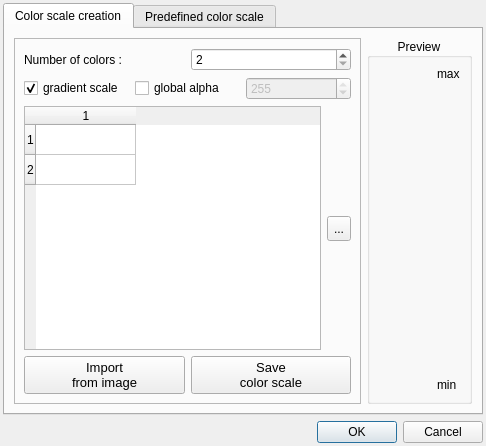
<?xml version="1.0" encoding="UTF-8"?>
<ui version="4.0">
 <class>ColorScaleDialog</class>
 <widget class="QDialog" name="ColorScaleDialog">
  <property name="geometry">
   <rect>
    <x>0</x>
    <y>0</y>
    <width>486</width>
    <height>446</height>
   </rect>
  </property>
  <property name="windowTitle">
   <string>Color Scale Configuration</string>
  </property>
  <layout class="QVBoxLayout" name="verticalLayout_7">
   <property name="leftMargin">
    <number>3</number>
   </property>
   <property name="topMargin">
    <number>3</number>
   </property>
   <property name="rightMargin">
    <number>3</number>
   </property>
   <property name="bottomMargin">
    <number>3</number>
   </property>
   <item>
    <widget class="QTabWidget" name="tabWidget">
     <property name="minimumSize">
      <size>
       <width>480</width>
       <height>400</height>
      </size>
     </property>
     <property name="currentIndex">
      <number>0</number>
     </property>
     <widget class="QWidget" name="tab_2">
      <attribute name="title">
       <string>Color scale creation</string>
      </attribute>
      <layout class="QHBoxLayout" name="horizontalLayout_7">
       <item>
        <widget class="QFrame" name="frame">
         <property name="frameShape">
          <enum>QFrame::StyledPanel</enum>
         </property>
         <property name="frameShadow">
          <enum>QFrame::Raised</enum>
         </property>
         <layout class="QVBoxLayout" name="verticalLayout_5">
          <item>
           <layout class="QHBoxLayout" name="horizontalLayout_5">
            <item>
             <widget class="QLabel" name="label">
              <property name="text">
               <string>Number of colors :</string>
              </property>
             </widget>
            </item>
            <item>
             <widget class="QSpinBox" name="nbColors">
              <property name="minimum">
               <number>2</number>
              </property>
             </widget>
            </item>
           </layout>
          </item>
          <item>
           <layout class="QHBoxLayout" name="horizontalLayout_9">
            <item>
             <widget class="QCheckBox" name="gradientCB">
              <property name="text">
               <string>gradient scale</string>
              </property>
              <property name="checked">
               <bool>true</bool>
              </property>
             </widget>
            </item>
            <item>
             <widget class="QCheckBox" name="globalAlphaCB">
              <property name="toolTip">
               <string>when checked, apply the same alpha value to all colors in the scale</string>
              </property>
              <property name="text">
               <string>global alpha</string>
              </property>
             </widget>
            </item>
            <item>
             <widget class="QSpinBox" name="globalAlphaSB">
              <property name="enabled">
               <bool>false</bool>
              </property>
              <property name="maximum">
               <number>255</number>
              </property>
              <property name="value">
               <number>255</number>
              </property>
             </widget>
            </item>
           </layout>
          </item>
          <item>
           <layout class="QHBoxLayout" name="horizontalLayout">
            <item>
             <widget class="QTableWidget" name="colorsTable">
              <property name="horizontalScrollBarPolicy">
               <enum>Qt::ScrollBarAlwaysOff</enum>
              </property>
              <property name="selectionMode">
               <enum>QAbstractItemView::NoSelection</enum>
              </property>
              <property name="showGrid">
               <bool>true</bool>
              </property>
              <property name="gridStyle">
               <enum>Qt::SolidLine</enum>
              </property>
              <property name="rowCount">
               <number>2</number>
              </property>
              <property name="columnCount">
               <number>1</number>
              </property>
              <row/>
              <row/>
              <column/>
             </widget>
            </item>
            <item>
             <layout class="QVBoxLayout" name="verticalLayout">
              <item>
               <spacer name="verticalSpacer_5">
                <property name="orientation">
                 <enum>Qt::Vertical</enum>
                </property>
                <property name="sizeHint" stdset="0">
                 <size>
                  <width>20</width>
                  <height>40</height>
                 </size>
                </property>
               </spacer>
              </item>
              <item>
               <widget class="QToolButton" name="invertColorScaleButton">
                <property name="minimumSize">
                 <size>
                  <width>15</width>
                  <height>25</height>
                 </size>
                </property>
                <property name="toolTip">
                 <string>Invert color scale</string>
                </property>
                <property name="text">
                 <string>...</string>
                </property>
                <property name="icon">
                 <iconset resource="../resources/TalipotGUIResource.qrc">
                  <normaloff>:/talipot/gui/icons/arrow_two_head.png</normaloff>:/talipot/gui/icons/arrow_two_head.png</iconset>
                </property>
                <property name="iconSize">
                 <size>
                  <width>16</width>
                  <height>25</height>
                 </size>
                </property>
               </widget>
              </item>
              <item>
               <spacer name="verticalSpacer_6">
                <property name="orientation">
                 <enum>Qt::Vertical</enum>
                </property>
                <property name="sizeHint" stdset="0">
                 <size>
                  <width>20</width>
                  <height>40</height>
                 </size>
                </property>
               </spacer>
              </item>
             </layout>
            </item>
           </layout>
          </item>
          <item>
           <layout class="QHBoxLayout" name="horizontalLayout_6">
            <item>
             <widget class="QPushButton" name="importFromImgButton">
              <property name="font">
               <font>
                <pointsize>10</pointsize>
               </font>
              </property>
              <property name="text">
               <string>Import
from image</string>
              </property>
             </widget>
            </item>
            <item>
             <widget class="QPushButton" name="saveColorScaleButton">
              <property name="font">
               <font>
                <pointsize>10</pointsize>
               </font>
              </property>
              <property name="text">
               <string>Save
color scale</string>
              </property>
             </widget>
            </item>
           </layout>
          </item>
         </layout>
        </widget>
       </item>
       <item>
        <widget class="QGroupBox" name="groupBox_2">
         <property name="minimumSize">
          <size>
           <width>105</width>
           <height>200</height>
          </size>
         </property>
         <property name="maximumSize">
          <size>
           <width>105</width>
           <height>16777215</height>
          </size>
         </property>
         <property name="title">
          <string>Preview</string>
         </property>
         <property name="alignment">
          <set>Qt::AlignCenter</set>
         </property>
         <layout class="QVBoxLayout" name="verticalLayout_4">
          <item>
           <layout class="QHBoxLayout" name="horizontalLayout_4">
            <item>
             <spacer name="horizontalSpacer_7">
              <property name="orientation">
               <enum>Qt::Horizontal</enum>
              </property>
              <property name="sizeHint" stdset="0">
               <size>
                <width>40</width>
                <height>20</height>
               </size>
              </property>
             </spacer>
            </item>
            <item>
             <widget class="QLabel" name="userGradientPreview">
              <property name="minimumSize">
               <size>
                <width>30</width>
                <height>200</height>
               </size>
              </property>
              <property name="maximumSize">
               <size>
                <width>30</width>
                <height>16777215</height>
               </size>
              </property>
              <property name="text">
               <string/>
              </property>
             </widget>
            </item>
            <item>
             <layout class="QVBoxLayout" name="verticalLayout_6">
              <item>
               <widget class="QLabel" name="label_4">
                <property name="text">
                 <string>max</string>
                </property>
               </widget>
              </item>
              <item>
               <spacer name="verticalSpacer_3">
                <property name="orientation">
                 <enum>Qt::Vertical</enum>
                </property>
                <property name="sizeHint" stdset="0">
                 <size>
                  <width>20</width>
                  <height>40</height>
                 </size>
                </property>
               </spacer>
              </item>
              <item>
               <spacer name="horizontalSpacer_8">
                <property name="orientation">
                 <enum>Qt::Horizontal</enum>
                </property>
                <property name="sizeHint" stdset="0">
                 <size>
                  <width>40</width>
                  <height>20</height>
                 </size>
                </property>
               </spacer>
              </item>
              <item>
               <spacer name="verticalSpacer_4">
                <property name="orientation">
                 <enum>Qt::Vertical</enum>
                </property>
                <property name="sizeHint" stdset="0">
                 <size>
                  <width>20</width>
                  <height>40</height>
                 </size>
                </property>
               </spacer>
              </item>
              <item>
               <widget class="QLabel" name="label_5">
                <property name="text">
                 <string>min</string>
                </property>
               </widget>
              </item>
             </layout>
            </item>
           </layout>
          </item>
         </layout>
        </widget>
       </item>
      </layout>
     </widget>
     <widget class="QWidget" name="tab">
      <attribute name="title">
       <string>Predefined color scale</string>
      </attribute>
      <layout class="QHBoxLayout" name="horizontalLayout_8">
       <item>
        <layout class="QVBoxLayout" name="verticalLayout_2">
         <item>
          <widget class="QListWidget" name="savedColorScalesList">
           <property name="minimumSize">
            <size>
             <width>298</width>
             <height>0</height>
            </size>
           </property>
          </widget>
         </item>
         <item>
          <layout class="QHBoxLayout" name="horizontalLayout_2">
           <item>
            <widget class="QPushButton" name="deleteColorScaleButton">
             <property name="text">
              <string>Delete current</string>
             </property>
            </widget>
           </item>
           <item>
            <spacer name="horizontalSpacer_6">
             <property name="orientation">
              <enum>Qt::Horizontal</enum>
             </property>
             <property name="sizeHint" stdset="0">
              <size>
               <width>40</width>
               <height>20</height>
              </size>
             </property>
            </spacer>
           </item>
          </layout>
         </item>
         <item>
          <widget class="QLabel" name="label_6">
           <property name="font">
            <font>
             <pointsize>8</pointsize>
            </font>
           </property>
           <property name="text">
            <string>&lt;p&gt;Most color scales are based on color schemes from&lt;br/&gt;&lt;a href=&quot;http://colorbrewer2.org&quot;&gt;colorbrewer2.org&lt;/a&gt; by Cynthia A. Brewer, Penn State.&lt;/p&gt;</string>
           </property>
           <property name="openExternalLinks">
            <bool>true</bool>
           </property>
          </widget>
         </item>
        </layout>
       </item>
       <item>
        <widget class="QGroupBox" name="groupBox">
         <property name="minimumSize">
          <size>
           <width>105</width>
           <height>200</height>
          </size>
         </property>
         <property name="maximumSize">
          <size>
           <width>105</width>
           <height>16777215</height>
          </size>
         </property>
         <property name="title">
          <string>Preview</string>
         </property>
         <property name="alignment">
          <set>Qt::AlignCenter</set>
         </property>
         <layout class="QVBoxLayout" name="verticalLayout_8">
          <item>
           <layout class="QHBoxLayout" name="horizontalLayout_3">
            <item>
             <spacer name="horizontalSpacer">
              <property name="orientation">
               <enum>Qt::Horizontal</enum>
              </property>
              <property name="sizeHint" stdset="0">
               <size>
                <width>40</width>
                <height>20</height>
               </size>
              </property>
             </spacer>
            </item>
            <item>
             <widget class="QLabel" name="savedGradientPreview">
              <property name="minimumSize">
               <size>
                <width>30</width>
                <height>200</height>
               </size>
              </property>
              <property name="maximumSize">
               <size>
                <width>30</width>
                <height>16777215</height>
               </size>
              </property>
              <property name="text">
               <string/>
              </property>
             </widget>
            </item>
            <item>
             <layout class="QVBoxLayout" name="verticalLayout_3">
              <item>
               <widget class="QLabel" name="label_2">
                <property name="text">
                 <string>max</string>
                </property>
               </widget>
              </item>
              <item>
               <spacer name="verticalSpacer">
                <property name="orientation">
                 <enum>Qt::Vertical</enum>
                </property>
                <property name="sizeHint" stdset="0">
                 <size>
                  <width>20</width>
                  <height>40</height>
                 </size>
                </property>
               </spacer>
              </item>
              <item>
               <spacer name="horizontalSpacer_2">
                <property name="orientation">
                 <enum>Qt::Horizontal</enum>
                </property>
                <property name="sizeHint" stdset="0">
                 <size>
                  <width>40</width>
                  <height>20</height>
                 </size>
                </property>
               </spacer>
              </item>
              <item>
               <spacer name="verticalSpacer_2">
                <property name="orientation">
                 <enum>Qt::Vertical</enum>
                </property>
                <property name="sizeHint" stdset="0">
                 <size>
                  <width>20</width>
                  <height>40</height>
                 </size>
                </property>
               </spacer>
              </item>
              <item>
               <widget class="QLabel" name="label_3">
                <property name="text">
                 <string>min</string>
                </property>
               </widget>
              </item>
             </layout>
            </item>
           </layout>
          </item>
         </layout>
        </widget>
       </item>
      </layout>
     </widget>
    </widget>
   </item>
   <item>
    <widget class="QDialogButtonBox" name="buttonBox">
     <property name="orientation">
      <enum>Qt::Horizontal</enum>
     </property>
     <property name="standardButtons">
      <set>QDialogButtonBox::Cancel|QDialogButtonBox::Ok</set>
     </property>
    </widget>
   </item>
  </layout>
 </widget>
 <resources>
  <include location="../resources/TalipotGUIResource.qrc"/>
 </resources>
 <connections>
  <connection>
   <sender>buttonBox</sender>
   <signal>accepted()</signal>
   <receiver>ColorScaleDialog</receiver>
   <slot>accept()</slot>
   <hints>
    <hint type="sourcelabel">
     <x>248</x>
     <y>254</y>
    </hint>
    <hint type="destinationlabel">
     <x>157</x>
     <y>274</y>
    </hint>
   </hints>
  </connection>
  <connection>
   <sender>buttonBox</sender>
   <signal>rejected()</signal>
   <receiver>ColorScaleDialog</receiver>
   <slot>reject()</slot>
   <hints>
    <hint type="sourcelabel">
     <x>316</x>
     <y>260</y>
    </hint>
    <hint type="destinationlabel">
     <x>286</x>
     <y>274</y>
    </hint>
   </hints>
  </connection>
 </connections>
</ui>
